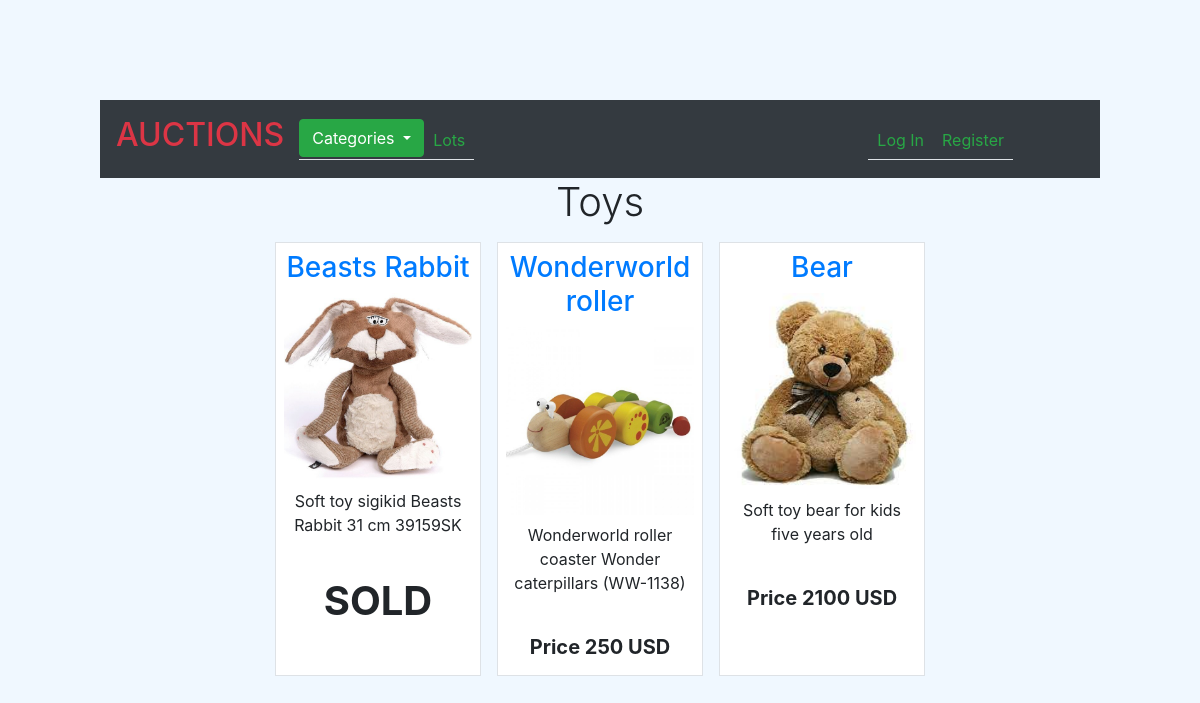
The page /categories/1/ on the database its author committed.
### auctions/models.py (models this page shows, shortened)
class Category(models.Model):
    name = models.CharField(max_length=64)

class Auction(models.Model):
    lot = models.CharField(max_length=64, verbose_name="Name of product")
    description = models.TextField(verbose_name="Description of product")
    first_rate = models.IntegerField(verbose_name="Starting price")
    category_id = models.ForeignKey(
        Category, on_delete=models.CASCADE, related_name="catauctions", verbose_name="Product categories")
    image = models.ImageField()
    user_id = models.ForeignKey(
        User, on_delete=models.CASCADE, related_name="useauctions")
    is_active = models.BooleanField(default=True)

class Rate(models.Model):
    current_rate = models.IntegerField(verbose_name="")
    lot_id = models.ForeignKey(
        Auction, on_delete=models.CASCADE, related_name="aucrates")
    user_id = models.ForeignKey(
        User, on_delete=models.CASCADE, related_name="userates")

### auctions/views.py (the view)
# urls.py: path("categories/<int:category_id>/", views.category, name="category"),
def category(request, category_id):
    auctions = Auction.objects.filter(category_id= category_id)
    category = Category.objects.filter(id=category_id)
    name = category.first().name
    categories = Category.objects.all()
    return render(request, "auctions/category.html", {"auctions": auctions, "categories": categories, "name": name})

### auctions/templates/auctions/category.html
{% extends "auctions/layout.html" %}
{% block body %}
    <h2 class="display-6 text-center">{{name}}</h2>
    <div class="row row-cols-5 justify-content-md-center">
    {% for auction in auctions %}
        <div class="col p-2 m-2 border text-bg-white bg-white">
            <a href="{% url 'auction_view' category_id=auction.category_id.id auction_id=auction.id %}"><h3 class="h3 text-center">{{ auction.lot }}</h3></a>
            <a href="{% url 'auction_view' category_id=auction.category_id.id auction_id=auction.id %}"><img class="mx-auto d-block img-fluid m-2" src="/static/auctions/images/{{auction.image.name}}" alt="Photo of object" ></a>
            <p class="text-center">{{ auction.description }}</p>
            <br>
            {% if auction.is_active %}
                <h5 class="h5 text-center"><b>Price {{ auction.aucrates.last.current_rate }} USD</b></h5>
            {% else %}
                <h1 class="text-center"><b>SOLD</b></h1>
            {% endif %}
        </div>
    {% endfor %}
    </div>
{% endblock %}

### auctions/static/auctions/styles.css (style rules this page uses)
body { padding: 100px; background-color: aqua; }

### rows shown on the page
Category: name "Toys"
Auction: lot "Beasts Rabbit", image.name (picture), description "Soft toy sigikid Beasts Rabbit 31 cm 39159SK", is_active "SOLD"
Auction: lot "Wonderworld roller", image.name (picture), description "Wonderworld roller coaster Wonder caterpillars (WW-1138)", aucrates.last.current_rate "250"
Auction: lot "Bear", image.name (picture), description "Soft toy bear for kids five years old", aucrates.last.current_rate "2100"
